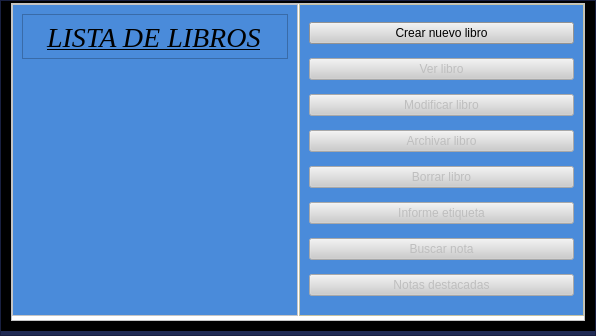
<?xml version="1.0" encoding="UTF-8"?>
<ui version="4.0">
 <class>Form</class>
 <widget class="QWidget" name="Form">
  <property name="geometry">
   <rect>
    <x>0</x>
    <y>0</y>
    <width>596</width>
    <height>336</height>
   </rect>
  </property>
  <property name="windowTitle">
   <string>Form</string>
  </property>
  <layout class="QVBoxLayout" name="verticalLayout">
   <property name="spacing">
    <number>0</number>
   </property>
   <property name="leftMargin">
    <number>0</number>
   </property>
   <property name="topMargin">
    <number>0</number>
   </property>
   <property name="rightMargin">
    <number>0</number>
   </property>
   <property name="bottomMargin">
    <number>0</number>
   </property>
   <item>
    <widget class="QFrame" name="frame">
     <property name="styleSheet">
      <string notr="true">background-color: rgb(32, 42, 84);</string>
     </property>
     <property name="frameShape">
      <enum>QFrame::StyledPanel</enum>
     </property>
     <property name="frameShadow">
      <enum>QFrame::Raised</enum>
     </property>
     <layout class="QVBoxLayout" name="verticalLayout_5">
      <property name="spacing">
       <number>0</number>
      </property>
      <property name="leftMargin">
       <number>0</number>
      </property>
      <property name="topMargin">
       <number>0</number>
      </property>
      <property name="rightMargin">
       <number>0</number>
      </property>
      <property name="bottomMargin">
       <number>4</number>
      </property>
      <item>
       <widget class="QFrame" name="frame_2">
        <property name="styleSheet">
         <string notr="true">background-color: rgb(0, 0, 0);u</string>
        </property>
        <property name="frameShape">
         <enum>QFrame::StyledPanel</enum>
        </property>
        <property name="frameShadow">
         <enum>QFrame::Raised</enum>
        </property>
        <layout class="QVBoxLayout" name="verticalLayout_2">
         <property name="spacing">
          <number>2</number>
         </property>
         <property name="sizeConstraint">
          <enum>QLayout::SetNoConstraint</enum>
         </property>
         <property name="topMargin">
          <number>1</number>
         </property>
         <item>
          <widget class="QFrame" name="frame_16">
           <property name="styleSheet">
            <string notr="true">background-color: rgb(255, 255, 255);</string>
           </property>
           <property name="frameShape">
            <enum>QFrame::StyledPanel</enum>
           </property>
           <property name="frameShadow">
            <enum>QFrame::Plain</enum>
           </property>
           <layout class="QHBoxLayout" name="horizontalLayout_4">
            <property name="spacing">
             <number>1</number>
            </property>
            <property name="leftMargin">
             <number>0</number>
            </property>
            <property name="topMargin">
             <number>0</number>
            </property>
            <property name="rightMargin">
             <number>0</number>
            </property>
            <property name="bottomMargin">
             <number>4</number>
            </property>
            <item>
             <widget class="QFrame" name="frame_3">
              <property name="styleSheet">
               <string notr="true">background-color: rgb(255, 255, 255);</string>
              </property>
              <property name="frameShape">
               <enum>QFrame::StyledPanel</enum>
              </property>
              <property name="frameShadow">
               <enum>QFrame::Raised</enum>
              </property>
              <layout class="QHBoxLayout" name="horizontalLayout_3">
               <property name="leftMargin">
                <number>0</number>
               </property>
               <property name="topMargin">
                <number>0</number>
               </property>
               <property name="rightMargin">
                <number>0</number>
               </property>
               <property name="bottomMargin">
                <number>0</number>
               </property>
               <item>
                <widget class="QFrame" name="frame_5">
                 <property name="styleSheet">
                  <string notr="true">background-color: rgb(74, 139, 218);
</string>
                 </property>
                 <property name="frameShape">
                  <enum>QFrame::NoFrame</enum>
                 </property>
                 <property name="frameShadow">
                  <enum>QFrame::Raised</enum>
                 </property>
                 <layout class="QVBoxLayout" name="verticalLayout_9">
                  <item>
                   <widget class="QFrame" name="frame_7">
                    <property name="minimumSize">
                     <size>
                      <width>0</width>
                      <height>40</height>
                     </size>
                    </property>
                    <property name="styleSheet">
                     <string notr="true">background-color: rgb(74, 139, 218);</string>
                    </property>
                    <property name="frameShape">
                     <enum>QFrame::StyledPanel</enum>
                    </property>
                    <property name="frameShadow">
                     <enum>QFrame::Raised</enum>
                    </property>
                    <layout class="QVBoxLayout" name="verticalLayout_10">
                     <property name="spacing">
                      <number>5</number>
                     </property>
                     <property name="leftMargin">
                      <number>6</number>
                     </property>
                     <property name="topMargin">
                      <number>7</number>
                     </property>
                     <property name="rightMargin">
                      <number>5</number>
                     </property>
                     <property name="bottomMargin">
                      <number>4</number>
                     </property>
                     <item>
                      <widget class="QLabel" name="label">
                       <property name="font">
                        <font>
                         <family>Times New Roman</family>
                         <pointsize>21</pointsize>
                         <weight>50</weight>
                         <italic>true</italic>
                         <bold>false</bold>
                         <underline>true</underline>
                         <strikeout>false</strikeout>
                        </font>
                       </property>
                       <property name="styleSheet">
                        <string notr="true"/>
                       </property>
                       <property name="text">
                        <string>LISTA DE LIBROS</string>
                       </property>
                       <property name="indent">
                        <number>18</number>
                       </property>
                      </widget>
                     </item>
                    </layout>
                   </widget>
                  </item>
                  <item>
                   <widget class="QListView" name="listViewLibros_2">
                    <property name="styleSheet">
                     <string notr="true">font: 63 13pt &quot;Yu Gothic UI Semibold&quot;;</string>
                    </property>
                    <property name="frameShape">
                     <enum>QFrame::NoFrame</enum>
                    </property>
                    <property name="frameShadow">
                     <enum>QFrame::Sunken</enum>
                    </property>
                    <property name="lineWidth">
                     <number>1</number>
                    </property>
                    <property name="viewMode">
                     <enum>QListView::IconMode</enum>
                    </property>
                    <property name="itemAlignment">
                     <set>Qt::AlignCenter</set>
                    </property>
                   </widget>
                  </item>
                 </layout>
                </widget>
               </item>
              </layout>
             </widget>
            </item>
            <item>
             <widget class="QFrame" name="frame_4">
              <property name="minimumSize">
               <size>
                <width>0</width>
                <height>0</height>
               </size>
              </property>
              <property name="styleSheet">
               <string notr="true">background-color: rgb(255, 252, 212);</string>
              </property>
              <property name="frameShape">
               <enum>QFrame::StyledPanel</enum>
              </property>
              <property name="frameShadow">
               <enum>QFrame::Raised</enum>
              </property>
              <property name="lineWidth">
               <number>0</number>
              </property>
              <layout class="QHBoxLayout" name="horizontalLayout_2">
               <property name="leftMargin">
                <number>0</number>
               </property>
               <property name="topMargin">
                <number>0</number>
               </property>
               <property name="rightMargin">
                <number>0</number>
               </property>
               <property name="bottomMargin">
                <number>0</number>
               </property>
               <item>
                <widget class="QFrame" name="frame_9">
                 <property name="sizePolicy">
                  <sizepolicy hsizetype="Expanding" vsizetype="Expanding">
                   <horstretch>0</horstretch>
                   <verstretch>0</verstretch>
                  </sizepolicy>
                 </property>
                 <property name="minimumSize">
                  <size>
                   <width>189</width>
                   <height>0</height>
                  </size>
                 </property>
                 <property name="styleSheet">
                  <string notr="true">background-color: rgb(74, 139, 218);</string>
                 </property>
                 <property name="frameShape">
                  <enum>QFrame::NoFrame</enum>
                 </property>
                 <property name="frameShadow">
                  <enum>QFrame::Raised</enum>
                 </property>
                 <layout class="QVBoxLayout" name="verticalLayout_11">
                  <item>
                   <widget class="QPushButton" name="pushButtonCrear_Libro_2">
                    <property name="styleSheet">
                     <string notr="true">background-color: rgb(204, 204, 204);</string>
                    </property>
                    <property name="text">
                     <string>Crear nuevo libro</string>
                    </property>
                   </widget>
                  </item>
                  <item>
                   <widget class="QPushButton" name="pushButton_Ver_Libro_2">
                    <property name="enabled">
                     <bool>false</bool>
                    </property>
                    <property name="styleSheet">
                     <string notr="true">background-color: rgb(204, 204, 204);</string>
                    </property>
                    <property name="text">
                     <string>Ver libro</string>
                    </property>
                   </widget>
                  </item>
                  <item>
                   <widget class="QPushButton" name="pushButton_Modificar_Libro_2">
                    <property name="enabled">
                     <bool>false</bool>
                    </property>
                    <property name="styleSheet">
                     <string notr="true">background-color: rgb(204, 204, 204);</string>
                    </property>
                    <property name="text">
                     <string>Modificar libro</string>
                    </property>
                   </widget>
                  </item>
                  <item>
                   <widget class="QPushButton" name="pushButton_Archivar_Libro_2">
                    <property name="enabled">
                     <bool>false</bool>
                    </property>
                    <property name="styleSheet">
                     <string notr="true">background-color: rgb(204, 204, 204);</string>
                    </property>
                    <property name="text">
                     <string>Archivar libro</string>
                    </property>
                   </widget>
                  </item>
                  <item>
                   <widget class="QPushButton" name="pushButton_Borrar_Libro_2">
                    <property name="enabled">
                     <bool>false</bool>
                    </property>
                    <property name="styleSheet">
                     <string notr="true">background-color: rgb(204, 204, 204);</string>
                    </property>
                    <property name="text">
                     <string>Borrar libro</string>
                    </property>
                   </widget>
                  </item>
                  <item>
                   <widget class="QPushButton" name="pushButton_Informe_Etiqueta_2">
                    <property name="enabled">
                     <bool>false</bool>
                    </property>
                    <property name="styleSheet">
                     <string notr="true">background-color: rgb(204, 204, 204);</string>
                    </property>
                    <property name="text">
                     <string>Informe etiqueta</string>
                    </property>
                   </widget>
                  </item>
                  <item>
                   <widget class="QPushButton" name="pushButton_Buscar_Nota_2">
                    <property name="enabled">
                     <bool>false</bool>
                    </property>
                    <property name="styleSheet">
                     <string notr="true">background-color: rgb(204, 204, 204);</string>
                    </property>
                    <property name="text">
                     <string>Buscar nota</string>
                    </property>
                   </widget>
                  </item>
                  <item>
                   <widget class="QPushButton" name="pushButton_Notas_Destacadas_2">
                    <property name="enabled">
                     <bool>false</bool>
                    </property>
                    <property name="styleSheet">
                     <string notr="true">background-color: rgb(204, 204, 204);</string>
                    </property>
                    <property name="text">
                     <string>Notas destacadas</string>
                    </property>
                   </widget>
                  </item>
                 </layout>
                </widget>
               </item>
              </layout>
             </widget>
            </item>
           </layout>
          </widget>
         </item>
        </layout>
       </widget>
      </item>
     </layout>
    </widget>
   </item>
  </layout>
 </widget>
 <resources/>
 <connections/>
</ui>
